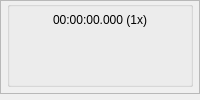
<?xml version='1.0'?>
<ui version="4.0">
 <class>SimTimeInfo</class>
 <widget class="QDockWidget" name="SimTimeInfo">
  <property name="geometry">
   <rect>
    <x>0</x>
    <y>0</y>
    <width>200</width>
    <height>100</height>
   </rect>
  </property>
  <property name="minimumSize">
   <size>
    <width>100</width>
    <height>50</height>
   </size>
 </property>
  <property name="contextMenuPolicy">
   <enum>Qt::ActionsContextMenu</enum>
  </property>
  <property name="allowedAreas">
   <set>Qt::LeftDockWidgetArea|Qt::RightDockWidgetArea</set>
  </property>
  <property name="features">
   <set>QDockWidget::NoDockWidgetFeatures</set>
   <set>QDockWidget::DockWidgetMovable</set>
  </property>
  <property name="windowTitle">
   <string>Sim Time</string>
  </property>
  <widget class="QWidget" name="dockWidgetContents">
   <layout class="QVBoxLayout" name="verticalLayout">
    <property name="spacing">
     <number>0</number>
    </property>
    <property name="leftMargin">
     <number>0</number>
    </property>
    <property name="topMargin">
     <number>0</number>
    </property>
    <property name="rightMargin">
     <number>0</number>
    </property>
    <property name="bottomMargin">
     <number>6</number>
    </property>
    <item>
     <widget class="QScrollArea" name="scrollArea">
      <property name="widgetResizable">
       <bool>true</bool>
      </property>
      <widget class="QWidget" name="scrollAreaWidgetContents">
       <property name="geometry">
        <rect>
         <x>0</x>
         <y>0</y>
         <width>398</width>
         <height>343</height>
        </rect>
       </property>
       <layout class="QVBoxLayout" name="verticalLayout_2">
        <property name="spacing">
         <number>0</number>
        </property>
        <property name="leftMargin">
         <number>6</number>
        </property>
        <property name="topMargin">
         <number>0</number>
        </property>
        <property name="rightMargin">
         <number>6</number>
        </property>
        <property name="bottomMargin">
         <number>6</number>
        </property>
        <item>
         <widget class="QGroupBox" name="simTimeGroup">
          <property name="title"/>
          <layout class="QVBoxLayout" name="verticalLayout_3">
           <property name="leftMargin">
            <number>6</number>
           </property>
           <property name="topMargin">
            <number>6</number>
           </property>
           <property name="rightMargin">
            <number>6</number>
           </property>
           <property name="bottomMargin">
            <number>6</number>
           </property>
           <item>
            <widget class="QLabel" name="simTime">
             <property name="text">
              <string>00:00:00.000 (1x)</string>
             </property>
             <property name="alignment">
              <set>Qt::AlignCenter</set>
             </property>
            </widget>
           </item>
           <item>
            <spacer name="verticalSpacer">
             <property name="orientation">
              <enum>Qt::Vertical</enum>
             </property>
             <property name="sizeHint" stdset="0">
              <size>
               <width>20</width>
               <height>40</height>
              </size>
             </property>
            </spacer>
           </item>
          </layout>
         </widget>
        </item>
       </layout>
      </widget>
     </widget>
    </item>
   </layout>
  </widget>
 </widget>
</ui>
